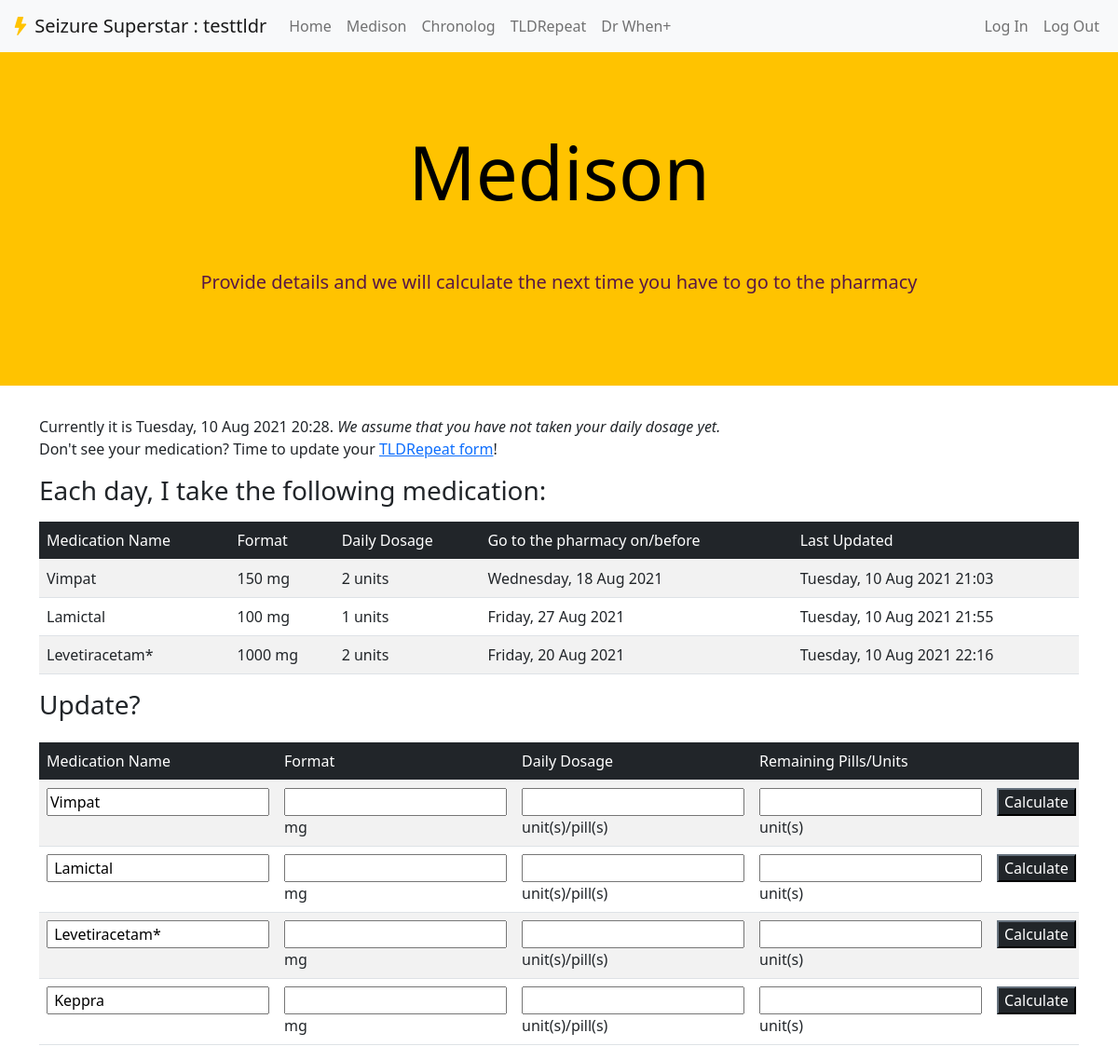
The page /medison (signed in) on the database its author committed.
### app.py (models this page shows)
class User(UserMixin, db.Model):
    id = db.Column(db.Integer, primary_key=True)
    username = db.Column(db.String(37), unique=True, nullable=False)
    email = db.Column(db.String(120), unique=True, nullable=False)
    password = db.Column(db.String(280), nullable=False)
    tldr = db.relationship('Tldr', backref='user')

class Medisondb(db.Model):
    id = db.Column(db.Integer, primary_key=True)
    timestamp = db.Column(db.String(50), nullable=False)
    medication = db.Column(db.String(50), nullable=False)
    current_count = db.Column(db.Integer, nullable=False)
    format = db.Column(db.Integer, nullable=False)
    daily = db.Column(db.Integer, nullable=False)
    duedate = db.Column(db.String(50), nullable=False)
    user_id = db.Column(db.Integer, db.ForeignKey('user.id'), nullable=False)

### app.py (the view, shortened to what this page needs)
@app.route('/medison', methods=['GET', 'POST'])
@login_required
def medison():
    tldrfile = Tldr.query.filter_by(user_id=current_user.id).order_by(Tldr.id.desc()).first()
    if tldrfile:
        meds = tldrfile.cmeds_name
        meds = meds.split(',')
        medfile = Medisondb.query.filter_by(user_id=current_user.id)
        medfile_exist = Medisondb.query.filter_by(user_id=current_user.id).first()
        now = strftime("%A, %d %b %Y %H:%M", localtime())
        form = Medisonform()
    return render_template('medison.html', now=now, tldrfile=tldrfile, medfile_exist=medfile_exist, medfile=medfile, meds=meds, form=form)

### app.py
class Medisonform(FlaskForm):
    meds = StringField('Medicine Name', required)
    format = IntegerField('Format', option)
    daily = IntegerField('Units', required)
    current_count = IntegerField('Count', required)

### app.py (called while the page is built)
@login_manager.user_loader
def load_user(user_id):
    return User.query.get(user_id)

### templates/medison.html (shortened to what this page needs)
{% from "_formhelpers.html" import render_field %}
{% extends "layout.html" %}
{% block jumbo %}
<h1 class="display-1">Medison</h1>
<p class="lead">Provide details and we will calculate the next time you have to go to the pharmacy</p>
{% endblock %}
{% block body %}
    <div class="container">
        {% if tldrfile %}
        Currently it is {{ now }}. <em>We assume that you have not taken your daily dosage yet.</em>
        <br>Don't see your medication? Time to update your <a href="/tldrepeat">TLDRepeat form</a>!
        <p><h3>Each day, I take the following medication:</h3></p>
        {% if medfile_exist %}
        <div class="table-responsive">
            <table class="table table-hover table-striped">
                <thead class="table-dark">
                    <tr>
                        <td>Medication Name</td>
                        <td>Format</td>
                        <td>Daily Dosage</td>
                        <td>Go to the pharmacy on/before</td>
                        <td>Last Updated</td>
                    </tr>
                </thead>
                {% for m in medfile %}
                    <tr>
                        <td>{{ m.medication }}</td>
                        <td>{{ m.format }} mg</td>
                        <td>{{ m.daily }} units</td>
                        <td>{{ m.duedate }}</td>
                        <td>{{ m.timestamp }}</td>
                    </tr>
                {% endfor %}
            </table>
        </div>
        <h3>Update?</h3>
        {% else %}
        No previous information retrieved.
        {% endif %}
        <div class="table-responsive">
                <table class="table table-hover table-striped">
                    <thead class="table-dark">
                        <tr>
                            <td>Medication Name</td>
                            <td>Format</td>
                            <td>Daily Dosage</td>
                            <td colspan="2">Remaining Pills/Units</td>
                        </tr>
                    </thead>
                    {% for med in meds %}
                    <p>
                            <tr>
                                <form action="/medison" method="post">
                                    <td>{{render_field(form.meds, value=med, class="form-inline")}}</td>
                                    <td>{{ render_field(form.format, class="tldr form-inline")}} mg</td>
                                    <td>{{ render_field(form.daily, class="tldr form-inline")}} unit(s)/pill(s)</td>
                                    <td>{{ render_field(form.current_count, class="tldr  form-inline")}} unit(s)</td>
                                    <td><button class="btn-dark" type="submit">Calculate</button></td>
                            </tr>
                    </p>
                    {% endfor %}
                </table>
        </div>
        {% else %}
        We recommend you to first complete the TLDR survey form <a href="/tldrepeat">here</a>.
        {% endif %}
    </div>
{% endblock %}

### templates/layout.html (shortened to what this page needs)
<!DOCTYPE html>
<html lang="en">
    <head>
        <link href="https://cdn.jsdelivr.net/npm/bootstrap@5.0.2/dist/css/bootstrap.min.css" rel="stylesheet">
        <link rel="stylesheet" href="https://cdn.jsdelivr.net/npm/bootstrap-icons@1.5.0/font/bootstrap-icons.css">
        <link href="/static/styles.css" rel="stylesheet">
    </head>
    <body>
      <nav class="navbar navbar-expand-lg navbar-light bg-light">
        <div class="container-fluid">
          <a class="navbar-brand" href="/">
            <i style="color:#FFC300" class="bi bi-lightning-fill"></i></i>
            Seizure Superstar
            {% if current_user.is_authenticated %}: {{ current_user.username }} {% endif %}
          </a>
          <div class="collapse navbar-collapse" id="navbarNavAltMarkup">
            <div class="navbar-nav">
              <a class="nav-link" href="/">Home</a>
              <a class="nav-link" href="/medison">Medison</a>
              <a class="nav-link" href="/chronolog">Chronolog</a>
              <a class="nav-link" href="/tldrepeat">TLDRepeat</a>
              <a class="nav-link" href="/drwhen">Dr When+</a>
            </div>
            <div class="navbar-nav ms-auto d-flex">
              <a class="nav-link" href="/login">Log In</a>
              <a class="nav-link" href="/logout">Log Out</a>
            </div>
          </div>
        </div>
      </nav>
        <div class="jumbotron">
          <div class="row align-items-center g-lg-5 py-5">
          {% block jumbo %}
          {% endblock %}
          </div>
        </div>
        {% block body %}
        {% endblock %}
    </body>
</html>

### static/styles.css (style rules this page uses)
.jumbotron { background-color: #FFC300; color: black; margin-bottom: 2rem; padding: 2rem 1rem; text-align: center; }
.lead { color:#581845; }
.table > tbody > tr > td { vertical-align: top; }

### rows shown on the page
User: username "testtldr"
Medisondb: medication "Vimpat", format "150", daily "2", duedate "Wednesday, 18 Aug 2021", timestamp "Tuesday, 10 Aug 2021 21:03"
Medisondb: medication "Lamictal", format "100", daily "1", duedate "Friday, 27 Aug 2021", timestamp "Tuesday, 10 Aug 2021 21:55"
Medisondb: medication "Levetiracetam*", format "1000", daily "2", duedate "Friday, 20 Aug 2021", timestamp "Tuesday, 10 Aug 2021 22:16"

### other values the page prints
{{ now }} "Tuesday, 10 Aug 2021 20:28"
